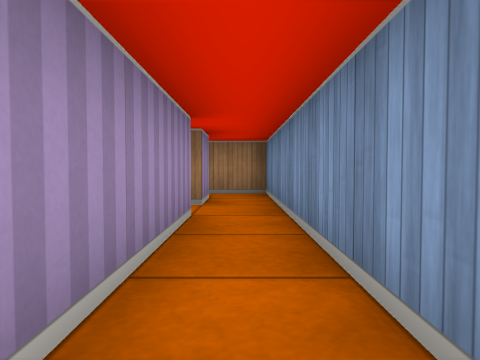
view 1 (above)

14 first-person views from a walk through a cub3D level. The camera is about half as high as the walls, tilts 2° down and sees 70° across. The floor is counted in squares. Each view is taken from the middle of a square. On the plan, view 1 faces up. The plan holds only what a view shows up to about 9 squares ahead; the rest is blank.

view 2
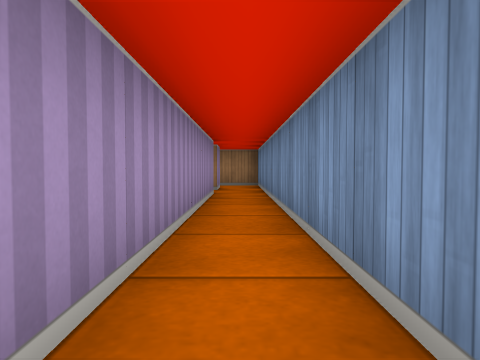

view 3
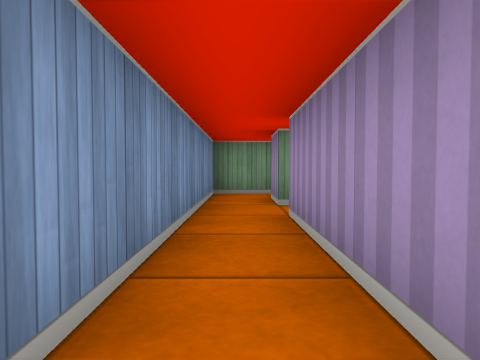

view 4
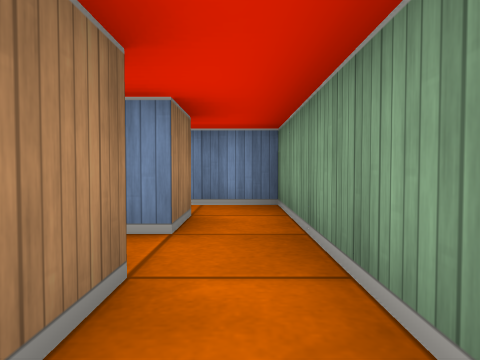

view 5
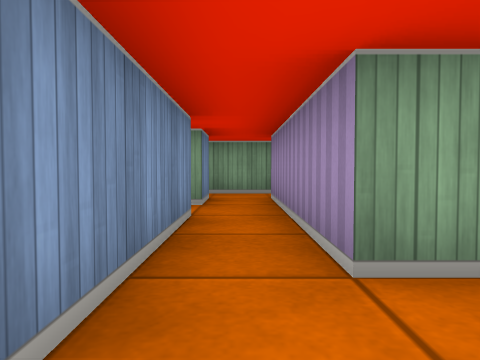

view 6
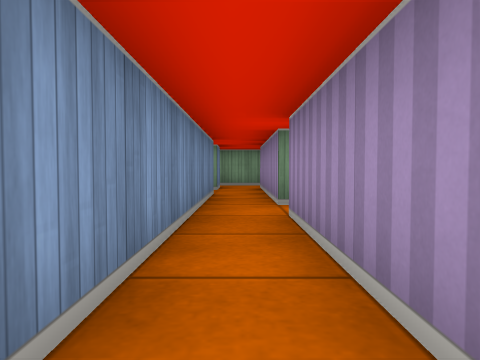

view 7
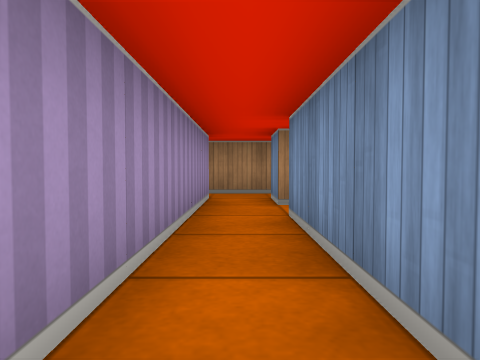

view 8
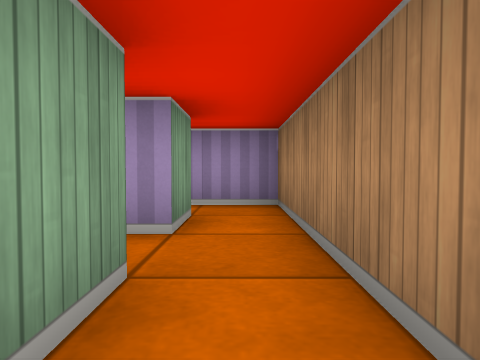

view 9
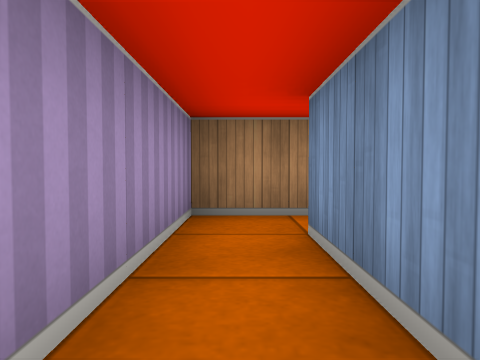

view 10
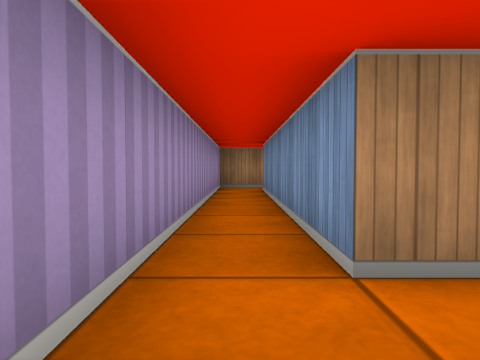

view 11
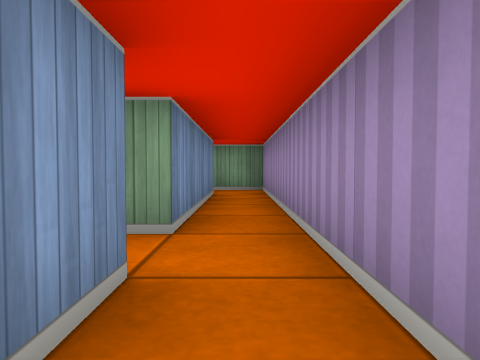

view 12
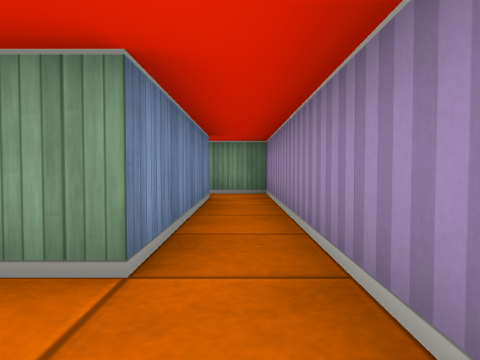

view 13
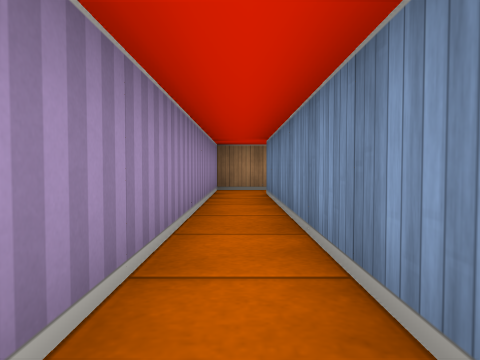

view 14
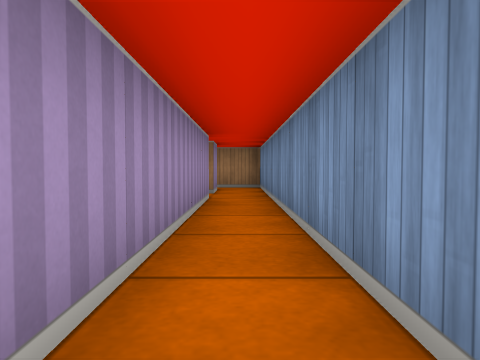

### Floor plan
Ten units are one square. View 1 is at (0, 0); x grows to the right and y downward. Boxes are objects, and circles mark ways between rooms. Rooms are numbered by the first view taken in them; rooms with no view inside come last. Other rooms are left out.
<svg viewBox="-50 -70 60 140">
<path fill="none" stroke="#000" d="M-15 35 -15 15M-5 45 -5 55 -15 55 -15 45 -5 45M-25 15 -25 55M-25 65 5 65 5 -35M-5 -35 -5 35M-29 5 -35 5 -35 -55 -25 -55M-25 55 -35 55 -35 15 -25 15M-25 -65 -45 -65 -45 65 -25 65M-15 -45 -15 -55 -5 -55 -5 -45 -15 -45M5 -35 5 -65 -25 -65M-25 -55 -25 5M-15 15 -15 -35"/>
<circle cx="-30" cy="60" r="3" fill="#2a7"/>
<circle cx="-20" cy="25" r="3" fill="#2a7"/>
<circle cx="0" cy="-30" r="3" fill="#2a7"/>
<circle cx="-30" cy="-60" r="3" fill="#2a7"/>
<circle cx="-30" cy="10" r="3" fill="#2a7"/>
<text x="0" y="30">1</text>
<text x="-40" y="0">2</text>
<text x="-10" y="-40">3</text>
</svg>
Room 1 opens to room 2. Room 1 opens to room 3. Room 2 opens to room 3.

Where each view was taken, in squares from view 1:
view 1: 0 up, 0 right, facing up
view 2: 3 down, 0 right, facing up
view 3: 0 up, 0 right, facing down
view 4: 6 down, 4 left, facing right
view 5: 0 up, 2 left, facing down
view 6: 3 up, 2 left, facing down
view 7: 0 up, 2 left, facing up
view 8: 6 up, 0 right, facing left
view 9: 3 up, 4 left, facing up
view 10: 2 down, 4 left, facing up
view 11: 1 up, 4 left, facing down
view 12: 0 up, 4 left, facing down
view 13: 1 down, 4 left, facing up
view 14: 2 down, 0 right, facing up
